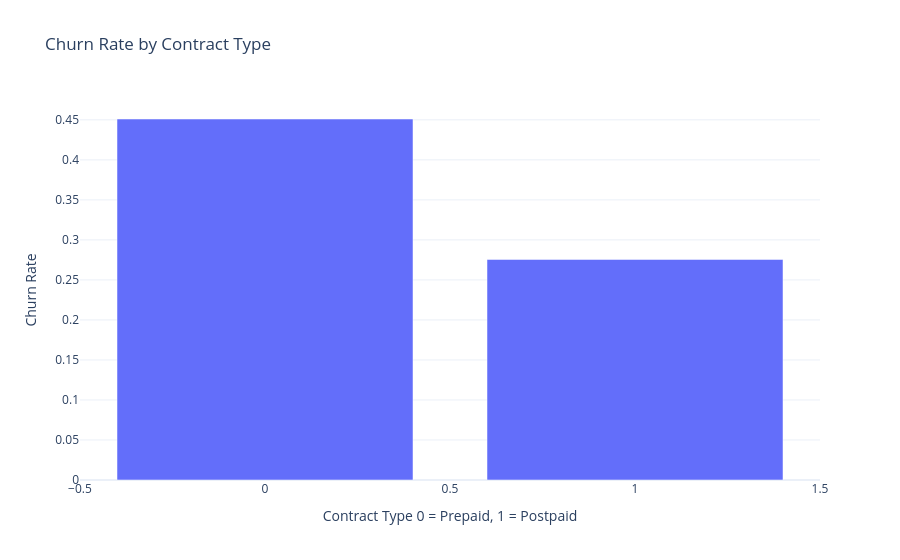

The notebook cell saved with this chart:
### Code cell
#Churn Rate by Contract Type
churn_rate_by_contract = df.groupby('contract_type')['churn'].mean().reset_index()

import plotly.express as px

fig = px.bar(
    churn_rate_by_contract, 
    x='contract_type', 
    y='churn', 
    title='Churn Rate by Contract Type'
)
fig.update_layout(
    xaxis_title='Contract Type 0 = Prepaid, 1 = Postpaid',
    yaxis_title='Churn Rate',
    template='plotly_white'
)
fig.show()

### Figure 1 — Plotly figure (JSON) as saved in the notebook; plotly's stock layout.template omitted (floating-point values rounded to 4 significant figures)
{"data": [{"hovertemplate": "contract_type=%{x}<br>churn=%{y}<extra></extra>", "legendgroup": "", "marker": {"color": "#636efa", "pattern": {"shape": ""}}, "name": "", "orientation": "v", "showlegend": false, "textposition": "auto", "type": "bar", "x": [0, 1], "xaxis": "x", "y": [0.4511, 0.2756], "yaxis": "y"}], "layout": {"barmode": "relative", "legend": {"tracegroupgap": 0}, "title": {"text": "Churn Rate by Contract Type"}, "xaxis": {"anchor": "y", "domain": [0, 1], "title": {"text": "Contract Type 0 = Prepaid, 1 = Postpaid"}}, "yaxis": {"anchor": "x", "domain": [0, 1], "title": {"text": "Churn Rate"}}}}
